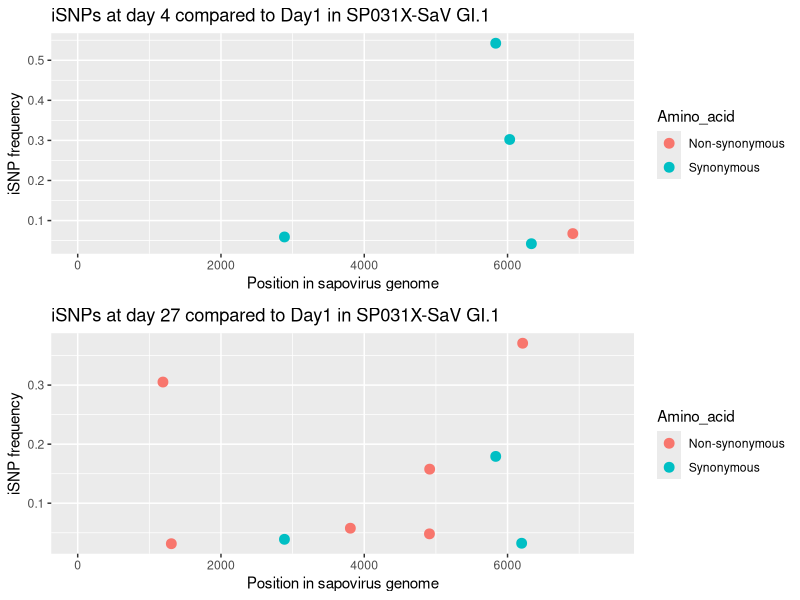
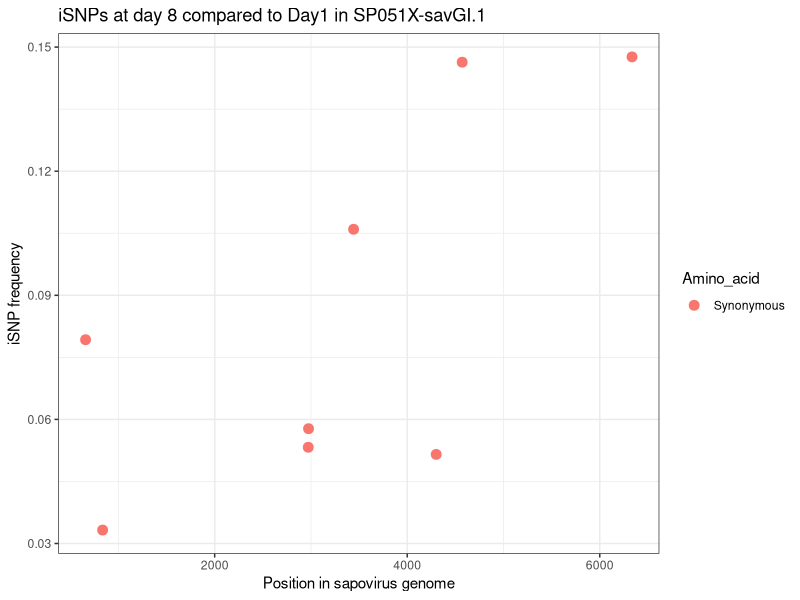
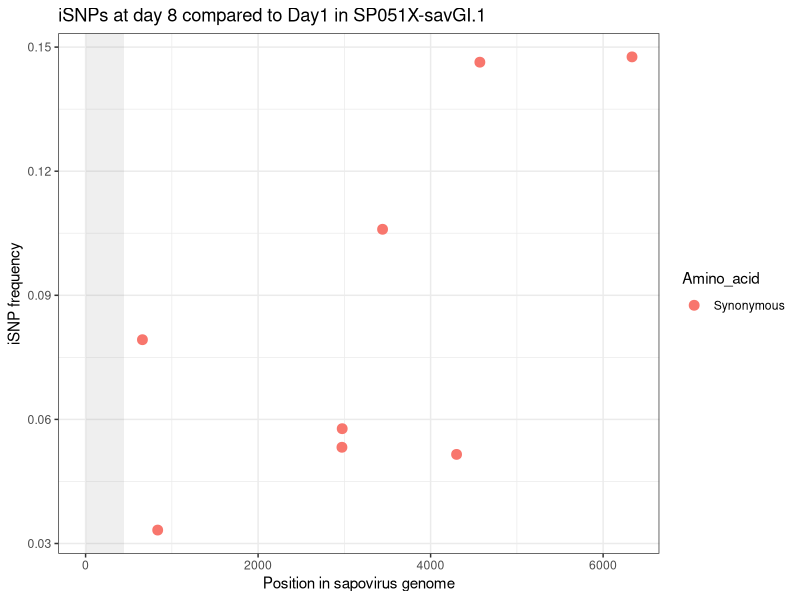

Here is the R script that generated these plots, in order: (Note: this script raises an error after producing the figures.)


library(readr)
library(dplyr)
library(ggplot2)


# SP031X ------------------------------------------------------------------


# SP031X
setwd("~/MyRdirectory/SAPO/Sapovirus evolution over time/called iSNV files/aminoacid_peru/SP031X")
peru_2 <-read_tsv("2_peru_final.tsv") %>% filter (TOTAL_DP>=400) %>%  
  dplyr::mutate(Amino_acid = ifelse(S_or_NS=="S", "Synonymous", "Non-synonymous")) 

peru_5 <-read_tsv("5_peru_final.tsv") %>% filter (TOTAL_DP>=400) %>%  
  dplyr::mutate(Amino_acid = ifelse(S_or_NS=="S", "Synonymous", "Non-synonymous")) 

require(gridExtra)
 # plot1
g1=ggplot(peru_2, aes(x=POS, y = ALT_FREQ))+ 
  geom_point(aes(color=Amino_acid), size=3) + 
  xlim(1, 7400) + 
  ggtitle("iSNPs at day 4 compared to Day1 in SP031X-SaV GI.1" ) + 
  xlab("Position in sapovirus genome") + 
  ylab("iSNP frequency")+
  scale_shape_manual(values = c(3,16))+
  labs("Amino acid mutation")

# plot2
g2=ggplot(peru_5, aes(x=POS, y = ALT_FREQ))+ 
  geom_point(aes(color=Amino_acid), size=3) + 
  xlim(1, 7400) + 
  ggtitle("iSNPs at day 27 compared to Day1 in SP031X-SaV GI.1" ) + 
  xlab("Position in sapovirus genome") + 
  ylab("iSNP frequency")+
  scale_shape_manual(values = c(3,16))+
  labs("Amino acid mutation")
grid.arrange(g1, g2, nrow=2)

tiff(filename= "S_NS_iSNPs in SP031X.tiff", width = 1024, height = 768, res=300)


# SP051X ------------------------------------------------------------------



setwd("~/MyRdirectory/SAPO/Sapovirus evolution over time/called iSNV files/aminoacid_peru/SP051X")
peru_11 <-read_tsv("11_peru_final.tsv") %>% filter (TOTAL_DP>=400) %>%  
  dplyr::mutate(Amino_acid = ifelse(S_or_NS=="S", "Synonymous", "Non-synonymous")) 

# plot1
g3= ggplot(peru_11, aes(x=POS, y = ALT_FREQ))+ 
  geom_point(aes(color=Amino_acid), size=3) + 
  ggtitle("iSNPs at day 8 compared to Day1 in SP051X-savGI.1" ) + 
  xlab("Position in sapovirus genome") + 
  ylab("iSNP frequency")+
  theme_bw()+
  scale_shape_manual(values = c(3,16))+
  labs("Amino acid mutation")
g3

t2.rect1 <- data.frame(xmin=0, xmax=800, ymin=-Inf, ymax=+Inf)

g3 + 
  geom_rect(data=t2.rect1, aes(xmin = 0, xmax = 450, ymin = -Inf, ymax = +Inf), 
            fill="#636363", alpha=0.1, inherit.aes = FALSE)

tiff(filename= "S_NS_iSNPs in SP051X.tiff", width = 1024, height = 768, res=300)

RColorBrewer::brewer.pal()

# SP088X-GI.1 --------------------------------------------------------------


setwd("~/MyRdirectory/SAPO/Sapovirus evolution over time/called iSNV files/aminoacid_peru/SP088X")

peru_22 <-read_tsv("22_peru_final.tsv") %>% filter (TOTAL_DP>=400) %>%  
  dplyr::mutate(Amino_acid = ifelse(S_or_NS=="S", "Synonymous", "Non-synonymous")) 

peru_25 <-read_tsv("25_peru_final.tsv") %>% filter (TOTAL_DP>=400) %>%  
  dplyr::mutate(Amino_acid = ifelse(S_or_NS=="S", "Synonymous", "Non-synonymous")) 

peru_26 <-read_tsv("26_peru_final.tsv") %>% filter (TOTAL_DP>=400) %>%  
  dplyr::mutate(Amino_acid = ifelse(S_or_NS=="S", "Synonymous", "Non-synonymous")) 

require(gridExtra)
# plot1
g4=ggplot(peru_22, aes(x=POS, y = ALT_FREQ))+ 
  geom_point(aes(color=Amino_acid), size=3) + 
  xlim(1, 7400) + 
  ggtitle("iSNPs at day 9 compared to Day1 in SP088X-SaV GI.1" ) + 
  xlab("Position in sapovirus genome") + 
  ylab("iSNP frequency")+
  scale_shape_manual(values = c(3,16))+
  labs("Amino acid mutation")

# plot2
g5=ggplot(peru_25, aes(x=POS, y = ALT_FREQ))+ 
  geom_point(aes(color=Amino_acid), size=3) + 
  xlim(1, 7400) + 
  ggtitle("iSNPs at day 15 compared to Day1 in SP088X-SaV GI.1" ) + 
  xlab("Position in sapovirus genome") + 
  ylab("iSNP frequency")+
  scale_shape_manual(values = c(3,16))+
  labs("Amino acid mutation")

# plot2
g6=ggplot(peru_26, aes(x=POS, y = ALT_FREQ))+ 
  geom_point(aes(color=Amino_acid), size=3) + 
  xlim(1, 7400) + 
  ggtitle("iSNPs at day 21 compared to Day1 in SP088X-SaV GI.1" ) + 
  xlab("Position in sapovirus genome") + 
  ylab("iSNP frequency")+
  scale_shape_manual(values = c(3,16))+
  labs("Amino acid mutation")
grid.arrange(g4, g5, g6, nrow=3)

tiff(filename= "S_SN_iSNPs in SP088X.tiff", width = 1024, height = 768, res=300)



# GI.2-SP0121X ------------------------------------------------------------

setwd("~/MyRdirectory/SAPO/Sapovirus evolution over time/called iSNV files/aminoacid_peru/SP0121X")
peru_33 <-read_tsv("33_peru_final.tsv") %>% filter (TOTAL_DP>=400) %>%  
  dplyr::mutate(Amino_acid = ifelse(S_or_NS=="S", "Synonymous", "Non-synonymous")) 

require(gridExtra)
# plot1
g7=ggplot(peru_33, aes(x=POS, y = ALT_FREQ))+ 
  geom_point(aes(color=Amino_acid), size=3) + 
  xlim(1, 7400) + 
  ggtitle("iSNPs at day 9 compared to Day1 in SP0121X-SaV GI.2" ) + 
  xlab("Position in sapovirus genome") + 
  ylab("iSNP frequency")+
  scale_shape_manual(values = c(3,16))+
  labs("Amino acid mutation")
g7
tiff(filename= "GI.2.S_SN_iSNPs in SP0121X.tiff", width = 1024, height = 768, res=300)


# GI.2-SP223X -------------------------------------------------------------


setwd("~/MyRdirectory/SAPO/Sapovirus evolution over time/called iSNV files/aminoacid_peru/SP223X")


peru_15 <-read_tsv("15_peru_final.tsv") %>% filter (TOTAL_DP>=400) %>%  
  dplyr::mutate(Amino_acid = ifelse(S_or_NS=="S", "Synonymous", "Non-synonymous")) 
peru_16 <-read_tsv("16_peru_final.tsv") %>% filter (TOTAL_DP>=400) %>%  
  dplyr::mutate(Amino_acid = ifelse(S_or_NS=="S", "Synonymous", "Non-synonymous")) 
peru_17 <-read_tsv("17_peru_final.tsv") %>% filter (TOTAL_DP>=400) %>%  
  dplyr::mutate(Amino_acid = ifelse(S_or_NS=="S", "Synonymous", "Non-synonymous")) 
peru_18 <-read_tsv("18_peru_final.tsv") %>% filter (TOTAL_DP>=400) %>%  
  dplyr::mutate(Amino_acid = ifelse(S_or_NS=="S", "Synonymous", "Non-synonymous")) 
require(gridExtra)
# plot1
g8=ggplot(peru_15, aes(x=POS, y = ALT_FREQ))+ 
  geom_point(aes(color=Amino_acid), size=3) + 
  xlim(1, 7400) + 
  ggtitle("iSNPs at day 9 compared to Day1 in SP0121X-SaV GI.2" ) + 
  xlab("Position in sapovirus genome") + 
  ylab("iSNP frequency")+
  scale_shape_manual(values = c(3,16))+
  labs("Amino acid mutation")
g9=ggplot(peru_16, aes(x=POS, y = ALT_FREQ))+ 
  geom_point(aes(color=Amino_acid), size=3) + 
  xlim(1, 7400) + 
  ggtitle("iSNPs at day 9 compared to Day1 in SP0121X-SaV GI.2" ) + 
  xlab("Position in sapovirus genome") + 
  ylab("iSNP frequency")+
  scale_shape_manual(values = c(3,16))+
  labs("Amino acid mutation")

g10=ggplot(peru_17, aes(x=POS, y = ALT_FREQ))+ 
  geom_point(aes(color=Amino_acid), size=3) + 
  xlim(1, 7400) + 
  ggtitle("iSNPs at day 9 compared to Day1 in SP0121X-SaV GI.2" ) + 
  xlab("Position in sapovirus genome") + 
  ylab("iSNP frequency")+
  scale_shape_manual(values = c(3,16))+
  labs("Amino acid mutation")

g11=ggplot(peru_18, aes(x=POS, y = ALT_FREQ))+ 
  geom_point(aes(color=Amino_acid), size=3) + 
  xlim(1, 7400) + 
  ggtitle("iSNPs at day 9 compared to Day1 in SP0121X-SaV GI.2" ) + 
  xlab("Position in sapovirus genome") + 
  ylab("iSNP frequency")+
  scale_shape_manual(values = c(3,16))+
  labs("Amino acid mutation")

grid.arrange(g8, g9, g10,g11, nrow=4)

tiff(filename= "GI.2.S_SN_iSNPs in SP0223X.tiff", width = 1024, height = 768, res=300)


# GI.2 - SP265X -----------------------------------------------------------


setwd("~/MyRdirectory/SAPO/Sapovirus evolution over time/called iSNV files/aminoacid_peru/SP265X")


peru_21 <-read_tsv("21_peru_final.tsv") %>% filter (TOTAL_DP>=400) %>%  
  dplyr::mutate(Amino_acid = ifelse(S_or_NS=="S", "Synonymous", "Non-synonymous")) 
peru_23 <-read_tsv("23_peru_final.tsv") %>% filter (TOTAL_DP>=400) %>%  
  dplyr::mutate(Amino_acid = ifelse(S_or_NS=="S", "Synonymous", "Non-synonymous")) 
peru_27 <-read_tsv("27_peru_final.tsv") %>% filter (TOTAL_DP>=400) %>%  
  dplyr::mutate(Amino_acid = ifelse(S_or_NS=="S", "Synonymous", "Non-synonymous")) 

# plot1
g12=ggplot(peru_21, aes(x=POS, y = ALT_FREQ))+ 
  geom_point(aes(color=Amino_acid), size=3) + 
  xlim(1, 7400) + 
  ggtitle("iSNPs at day 5 compared to Day1 in SP265X-SaV GI.2" ) + 
  xlab("Position in sapovirus genome") + 
  ylab("iSNP frequency")+
  scale_shape_manual(values = c(3,16))+
  labs("Amino acid mutation")
g13=ggplot(peru_23, aes(x=POS, y = ALT_FREQ))+ 
  geom_point(aes(color=Amino_acid), size=3) + 
  xlim(1, 7400) + 
  ggtitle("iSNPs at day 12 compared to Day1 in SP265X-SaV GI.2" ) + 
  xlab("Position in sapovirus genome") + 
  ylab("iSNP frequency")+
  scale_shape_manual(values = c(3,16))+
  labs("Amino acid mutation")

g14=ggplot(peru_27, aes(x=POS, y = ALT_FREQ))+ 
  geom_point(aes(color=Amino_acid), size=3) + 
  xlim(1, 7400) + 
  ggtitle("iSNPs at day 23 compared to Day1 in SP265X-SaV GI.2" ) + 
  xlab("Position in sapovirus genome") + 
  ylab("iSNP frequency")+
  scale_shape_manual(values = c(3,16))+
  labs("Amino acid mutation")



grid.arrange(g12, g13, g14, nrow=3)

tiff(filename= "GI.2.S_SN_iSNPs in SP0265X.tiff", width = 1024, height = 768, res=300)




# all samples -------------------------------------------------------------


grid.arrange(g1, g2, g3,g4, g5, g6,
             g7, g8, g9,
             g10, g11, g12, g13, g14, nrow=14)

